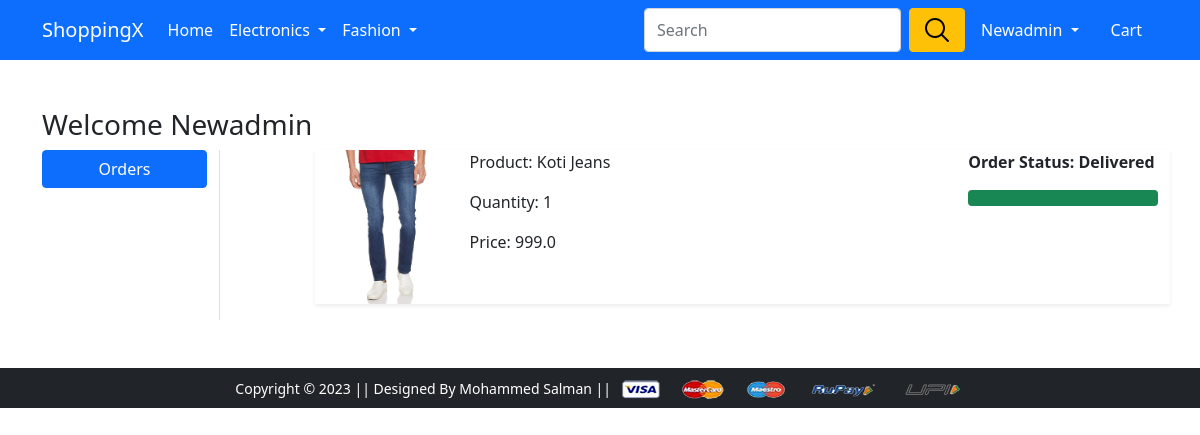
/orders/ (signed in), run on the app's committed database.
### app/models.py (models this page shows, shortened)
class OrderPlaced(models.Model):
 user = models.ForeignKey(User, on_delete=models.CASCADE)
 customer = models.ForeignKey(Customer, on_delete=models.CASCADE)
 product = models.ForeignKey(Product, on_delete=models.CASCADE)
 quantity = models.PositiveIntegerField(default=1)
 ordered_date = models.DateTimeField(auto_now_add=True)
 status = models.CharField(max_length=50,choices=STATUS_CHOICES,default='Pending')
 @property
 def total_cost(self):
   return self.quantity * self.product.discounted_price

class Product(models.Model):
 title = models.CharField(max_length=100)
 selling_price = models.FloatField()
 discounted_price = models.FloatField()
 description = models.TextField()
 brand = models.CharField(max_length=100)
 category = models.CharField( choices=CATEGORY_CHOICES, max_length=2)
 product_image = models.ImageField(upload_to='productimg')

### app/views.py (the view)
# urls.py: path('orders/', views.orders, name='orders'),
@login_required
def orders(request):
	op = OrderPlaced.objects.filter(user=request.user)
	return render(request, 'app/orders.html', {'order_placed':op})

### app/templates/app/orders.html (shortened to what this page needs)
{% extends 'app/base.html' %}
{% load static %}
{% block main-content %}
<div class="container my-5">
 <div class="row">
 <h3>Welcome <span class="text-capitalize">{{request.user}}</span></h3>
  <div class="col-sm-2 border-end">
   <ul class="list-unstyled">
    <li class="d-grid"><a href="{% url 'orders' %}" class="btn btn-primary">Orders</a></li>
   </ul>
  </div>
  <div class="col-sm-9 offset-sm-1">
  {% for op in order_placed %}
   <div class="row shadow-sm mb-3">
    <div class="col-sm-2">
     <img src="{{op.product.product_image.url}}" alt="" srcset="" class="img-fluid" height="150" width="150">
    </div>
    <div class="col-sm-7">
     <p>Product: {{op.product.title}}</p>
     <p>Quantity: {{op.quantity}}</p>
     <p>Price: {{op.total_cost}}</p>
    </div>
    <div class="col-sm-3 fw-bold">
     <p>Order Status: {{op.status}}</p>
      {% if op.status == 'Delivered' %}
      <div class="progress">
       <div class="progress-bar bg-success" role="progressbar" style="width: 100%" aria-valuenow="100" aria-valuemin="0" aria-valuemax="100"></div>
      </div>
      {% endif %}
    </div>
   </div>
   {% endfor %}
  </div>
 </div>
</div>
{% endblock main-content %}

### app/templates/app/base.html (shortened to what this page needs)
<!doctype html>
{% load static %}
<html lang="en">
  <head>
    <link href="https://cdn.jsdelivr.net/npm/bootstrap@5.0.0-beta1/dist/css/bootstrap.min.css" rel="stylesheet">
    <link rel="stylesheet" href="{% static 'app/css/owl.carousel.min.css' %}">
    <link rel="stylesheet" href="{% static 'app/css/all.min.css' %}">
    <link rel="stylesheet" href="{% static 'app/css/style.css' %}">
  </head>
  <body >
    <nav class="navbar navbar-expand-lg navbar-dark bg-primary">
     <div class="container">
       <a class="navbar-brand" href="/">ShoppingX</a>
       <div class="collapse navbar-collapse" id="navbarSupportedContent">
         <ul class="navbar-nav me-auto mb-2 mb-lg-0">
           <li class="nav-item">
             <a class="nav-link active" aria-current="page" href="/">Home</a>
           </li>
           <li class="nav-item dropdown">
             <a class="nav-link dropdown-toggle text-white" href="#" id="electronicsDropdown" role="button" data-bs-toggle="dropdown" aria-expanded="false">
               Electronics
             </a>
           </li>
           <li class="nav-item dropdown">
             <a class="nav-link dropdown-toggle text-white" href="#" id="fashionDropdown" role="button" data-bs-toggle="dropdown" aria-expanded="false">
               Fashion
             </a>
           </li>
         </ul>
         <form class="d-flex">
           <input class="form-control me-2" type="search" placeholder="Search" aria-label="Search">
           <button class="btn btn-warning" type="submit"><img></button>
         </form>
         <div>
          <ul class="navbar-nav me-auto mb-2 mb-lg-0">
          {% if request.user.is_authenticated %}
           <li class="nav-item dropdown mx-2">
              <a class="nav-link dropdown-toggle text-white" href="#" id="profileDropdown" role="button" data-bs-toggle="dropdown" aria-expanded="false">
                {{request.user.username|capfirst}}
              </a>
            </li>
            <li class="nav-item mx-2">
              <a href="{% url 'showcart' %}" class="nav-link text-white"> Cart </a>
            </li>
            {% endif %}
          </ul>
         </div>
       </div>
     </div>
    </nav>
    {% block main-content %} {% endblock main-content %}
    <footer class="container-fluid bg-dark text-center p-2 mt-5">
        <small class="text-white">Copyright &copy; 2023 || Designed By Mohammed Salman || </small>
        <img src="{% static 'app/images/payment.png' %}" alt="" srcset="" class="img-fluid" height="2px">
    </footer>
  </body>
</html>

### data on the page
OrderPlaced: product.product_image (picture), product "Koti Jeans", quantity "1", total_cost "999.0", status "Delivered"

### other printed values
{{ request.user.username|capfirst }} "Newadmin"
{{ request.user }} "Newadmin"
